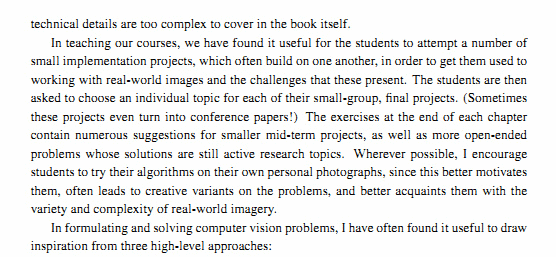
#> input picture curriculum/sample_data/imageTextN.png, 556 x 257 px
$ python 02_morphology.py
#> lines starting #> are read from the running program, lines starting #| are printed output that depends on the picture; after the words box and inside, x2 and y2 are one past the last pixel; in counts of white or black regions, pixels touching at a corner belong together
### curriculum/sample_data/__init__.py
"""
Sample Data Module
==================
Provides easy access to sample images and videos for tutorials.

Usage:
    from sample_data import get_image, get_video, SAMPLE_DIR

    # Load a sample image
    img = get_image("lena.jpg")

    # Get path to video
    video_path = get_video("vtest.avi")
"""

import os
import cv2
import numpy as np

# Directory containing sample files
SAMPLE_DIR = os.path.dirname(os.path.abspath(__file__))


def get_sample_path(filename):
    """
    Get full path to a sample file, downloading if necessary.
    """
    from .download_samples import get_sample_path as _get_path
    return _get_path(filename)


def get_image(filename, flags=cv2.IMREAD_COLOR):
    """
    Load a sample image.

    Args:
        filename: Name of the sample image (e.g., "lena.jpg")
        flags: cv2.IMREAD_COLOR, cv2.IMREAD_GRAYSCALE, etc.

    Returns:
        numpy array of the image, or None if not found

    Example:
        img = get_image("lena.jpg")
        gray = get_image("lena.jpg", cv2.IMREAD_GRAYSCALE)
    """
    filepath = get_sample_path(filename)

    if not os.path.exists(filepath):
        print(f"Warning: Sample image not found: {filename}")
        print("Run: python -m sample_data.download_samples")
        return None

    img = cv2.imread(filepath, flags)

    if img is None:
        print(f"Warning: Could not load image: {filename}")
        return None

    return img


# [63 lines left out: functions get_video, get_image_or_camera, list_samples, not called in this run]


# Common sample images for quick access
SAMPLES = {
    "face": "lena.jpg",
    "fruits": "fruits.jpg",
    "building": "building.jpg",
    "text": "imageTextN.png",
    "sudoku": "sudoku.png",
    "chessboard": "chessboard.png",
    "box": "box.png",
    "scene": "box_in_scene.png",
}


# [17 lines left out: function quick_load, not called in this run]

### curriculum/sample_data/download_samples.py
"""
Sample Data Downloader
======================
Downloads real sample images and videos for OpenCV tutorials.

Sources:
- OpenCV GitHub samples
- Public domain images

Usage:
    python download_samples.py           # Download all samples
    python download_samples.py --check   # Check which samples exist
"""

import os
import urllib.request
import sys

# Sample data directory
SAMPLE_DIR = os.path.dirname(os.path.abspath(__file__))

# Sample files to download from OpenCV GitHub
OPENCV_SAMPLES_BASE = "https://raw.githubusercontent.com/opencv/opencv/4.x/samples/data/"

SAMPLE_FILES = {
    # Basic images
    "lena.jpg": OPENCV_SAMPLES_BASE + "lena.jpg",
    "fruits.jpg": OPENCV_SAMPLES_BASE + "fruits.jpg",
    "baboon.jpg": OPENCV_SAMPLES_BASE + "baboon.jpg",
    "building.jpg": OPENCV_SAMPLES_BASE + "building.jpg",
    "starry_night.jpg": OPENCV_SAMPLES_BASE + "starry_night.jpg",
    "butterfly.jpg": OPENCV_SAMPLES_BASE + "butterfly.jpg",

    # Face detection
    "lena_face.jpg": OPENCV_SAMPLES_BASE + "lena.jpg",
    "messi5.jpg": OPENCV_SAMPLES_BASE + "messi5.jpg",

    # Feature matching
    "box.png": OPENCV_SAMPLES_BASE + "box.png",
    "box_in_scene.png": OPENCV_SAMPLES_BASE + "box_in_scene.png",
    "blox.jpg": OPENCV_SAMPLES_BASE + "blox.jpg",

    # Template matching
    "lena_tmpl.jpg": OPENCV_SAMPLES_BASE + "lena_tmpl.jpg",

    # Calibration
    "left01.jpg": OPENCV_SAMPLES_BASE + "left01.jpg",
    "left02.jpg": OPENCV_SAMPLES_BASE + "left02.jpg",
    "right01.jpg": OPENCV_SAMPLES_BASE + "right01.jpg",
    "right02.jpg": OPENCV_SAMPLES_BASE + "right02.jpg",
    "chessboard.png": OPENCV_SAMPLES_BASE + "chessboard.png",

    # Text/Document/OCR
    "imageTextN.png": OPENCV_SAMPLES_BASE + "imageTextN.png",
    "imageTextR.png": OPENCV_SAMPLES_BASE + "imageTextR.png",
    "licenseplate_motion.jpg": OPENCV_SAMPLES_BASE + "licenseplate_motion.jpg",
    "text_defocus.jpg": OPENCV_SAMPLES_BASE + "text_defocus.jpg",

    # Morphology (note: j.png may not be available in newer OpenCV versions)

    # Shapes and contours
    "pic1.png": OPENCV_SAMPLES_BASE + "pic1.png",
    "pic2.png": OPENCV_SAMPLES_BASE + "pic2.png",
    "pic3.png": OPENCV_SAMPLES_BASE + "pic3.png",
    "pic4.png": OPENCV_SAMPLES_BASE + "pic4.png",
    "pic5.png": OPENCV_SAMPLES_BASE + "pic5.png",
    "pic6.png": OPENCV_SAMPLES_BASE + "pic6.png",

    # Gradient/edges
    "sudoku.png": OPENCV_SAMPLES_BASE + "sudoku.png",

    # Histogram
    "home.jpg": OPENCV_SAMPLES_BASE + "home.jpg",

    # Image stitching / Panorama
    "Blender_Suzanne1.jpg": OPENCV_SAMPLES_BASE + "Blender_Suzanne1.jpg",
    "Blender_Suzanne2.jpg": OPENCV_SAMPLES_BASE + "Blender_Suzanne2.jpg",
    "boat1.jpg": OPENCV_SAMPLES_BASE + "boat1.jpg",
    "boat2.jpg": OPENCV_SAMPLES_BASE + "boat2.jpg",
    "boat3.jpg": OPENCV_SAMPLES_BASE + "boat3.jpg",
    "boat4.jpg": OPENCV_SAMPLES_BASE + "boat4.jpg",
    "boat5.jpg": OPENCV_SAMPLES_BASE + "boat5.jpg",
    "boat6.jpg": OPENCV_SAMPLES_BASE + "boat6.jpg",

    # Machine Learning
    "digits.png": OPENCV_SAMPLES_BASE + "digits.png",  # 5000 handwritten digits (20x20 each)

    # Videos
    "vtest.avi": OPENCV_SAMPLES_BASE + "vtest.avi",
}

# Alternative sources for common test images (if OpenCV samples are unavailable)
ALT_SOURCES = {
    # Additional images can be added here if needed
}

# Multi-View / SFM Images
# ETH3D Dataset preview images (outdoor scenes for feature matching & SFM)
# https://www.eth3d.net/datasets
ETH3D_BASE = "https://www.eth3d.net/img/"

MULTIVIEW_IMAGES = {
    # Building facade - excellent for feature matching and SFM
    "facade_view1.jpg": ETH3D_BASE + "dslr_facade.jpg",

    # Courtyard - outdoor scene with good features
    "courtyard_view1.jpg": ETH3D_BASE + "dslr_courtyard.jpg",

    # Terrace - outdoor with depth variation
    "terrace_view1.jpg": ETH3D_BASE + "dslr_terrace.jpg",

    # Playground - outdoor with structures
    "playground_view1.jpg": ETH3D_BASE + "dslr_playground.jpg",

    # Relief sculpture - good texture for matching
    "relief_view1.jpg": ETH3D_BASE + "dslr_relief.jpg",
}

# Middlebury Stereo Benchmark Datasets
# https://vision.middlebury.edu/stereo/data/
MIDDLEBURY_BASE = "https://vision.middlebury.edu/stereo/data/"

STEREO_DATASETS = {
    # Tsukuba (2001) - Classic stereo benchmark, 384x288
    "tsukuba_left.ppm": MIDDLEBURY_BASE + "scenes2001/data/tsukuba/scene1.row3.col1.ppm",
    "tsukuba_right.ppm": MIDDLEBURY_BASE + "scenes2001/data/tsukuba/scene1.row3.col3.ppm",
    "tsukuba_disp.pgm": MIDDLEBURY_BASE + "scenes2001/data/tsukuba/truedisp.row3.col3.pgm",

    # Cones (2003) - 450x375, complex geometry
    "cones_left.png": MIDDLEBURY_BASE + "scenes2003/newdata/cones/im2.png",
    "cones_right.png": MIDDLEBURY_BASE + "scenes2003/newdata/cones/im6.png",
    "cones_disp.png": MIDDLEBURY_BASE + "scenes2003/newdata/cones/disp2.png",

    # Teddy (2003) - 450x375, teddy bear scene
    "teddy_left.png": MIDDLEBURY_BASE + "scenes2003/newdata/teddy/im2.png",
    "teddy_right.png": MIDDLEBURY_BASE + "scenes2003/newdata/teddy/im6.png",
    "teddy_disp.png": MIDDLEBURY_BASE + "scenes2003/newdata/teddy/disp2.png",
}


# =============================================================================
# MOT / MCMOT - Person Detection & Re-ID Models
# =============================================================================

# YOLOv4-tiny for person detection
# https://github.com/AlexeyAB/darknet
YOLO_MODELS = {
    "yolov4-tiny.weights": "https://github.com/AlexeyAB/darknet/releases/download/yolov4/yolov4-tiny.weights",
    "yolov4-tiny.cfg": "https://raw.githubusercontent.com/AlexeyAB/darknet/master/cfg/yolov4-tiny.cfg",
    "coco.names": "https://raw.githubusercontent.com/pjreddie/darknet/master/data/coco.names",
}

# Person Re-ID Model from OpenCV Zoo
# https://github.com/opencv/opencv_zoo/tree/main/models/person_reid_youtureid
REID_MODELS = {
    "person_reid_youtu_2021nov.onnx": "https://github.com/opencv/opencv_zoo/raw/main/models/person_reid_youtureid/person_reid_youtu_2021nov.onnx",
}

# Test videos for MOT/MCMOT (using OpenCV samples)
MOT_VIDEOS = {
    # OpenCV pedestrian video - good for tracking demos
    "vtest.avi": OPENCV_SAMPLES_BASE + "vtest.avi",
}


# =============================================================================
# Machine Learning - Additional Samples
# =============================================================================

ML_SAMPLES = {
    # Handwritten digits (included in SAMPLE_FILES as digits.png)
    # Additional ML-related images
    "aero1.jpg": OPENCV_SAMPLES_BASE + "aero1.jpg",
    "aero2.jpg": OPENCV_SAMPLES_BASE + "aero2.jpg",
    "aero3.jpg": OPENCV_SAMPLES_BASE + "aero3.jpg",
}


# [119 lines left out: functions download_file, download_all, check_samples, not called in this run]


def get_sample_path(filename):
    """
    Get the full path to a sample file.
    Downloads it if it doesn't exist.

    Usage:
        from sample_data.download_samples import get_sample_path
        img = cv2.imread(get_sample_path("lena.jpg"))
    """
    filepath = os.path.join(SAMPLE_DIR, filename)

    if not os.path.exists(filepath):
        # Try to download
        if filename in SAMPLE_FILES:
            download_file(SAMPLE_FILES[filename], filename)
        elif filename in ALT_SOURCES:
            download_file(ALT_SOURCES[filename], filename)
        elif filename in MULTIVIEW_IMAGES:
            download_file(MULTIVIEW_IMAGES[filename], filename)
        elif filename in STEREO_DATASETS:
            download_file(STEREO_DATASETS[filename], filename)
        elif filename in YOLO_MODELS:
            download_file(YOLO_MODELS[filename], filename)
        elif filename in REID_MODELS:
            download_file(REID_MODELS[filename], filename)
        elif filename in MOT_VIDEOS:
            download_file(MOT_VIDEOS[filename], filename)
        elif filename in ML_SAMPLES:
            download_file(ML_SAMPLES[filename], filename)

    return filepath


# [35 lines left out: function list_available, not called in this run]


# [11 lines that do not run on import are left out]

### curriculum/02_imgproc/02_morphology.py
"""
Module 2: Image Processing - Morphological Operations
======================================================
Erosion, dilation, opening, closing, and advanced morphology.

Official Docs: https://docs.opencv.org/4.x/d9/d61/tutorial_py_morphological_ops.html

Topics Covered:
1. Erosion
2. Dilation
3. Opening (erosion + dilation)
4. Closing (dilation + erosion)
5. Gradient
6. Top Hat / Black Hat
7. Structuring Elements
"""

import cv2
import numpy as np
import os
import sys

# Add parent directory to path for sample_data import
sys.path.insert(0, os.path.join(os.path.dirname(__file__), '..'))
from sample_data import get_image, SAMPLE_DIR

print("=" * 60)
print("Module 2: Morphological Operations")
print("=" * 60)


def load_sample_image():
    """Load real sample image for morphology demo."""
    # Try to load the "j.png" sample (letter J, ideal for morphology)
    img = get_image("j.png", cv2.IMREAD_GRAYSCALE)

    if img is not None:
        print("Using sample image: j.png")
        return img

    # Fallback: try sudoku or text image
    img = get_image("imageTextN.png", cv2.IMREAD_GRAYSCALE)
#> call 2 of get_image, with filename = 'imageTextN.png', flags = 0
    if img is not None:
        _, img = cv2.threshold(img, 127, 255, cv2.THRESH_BINARY_INV)
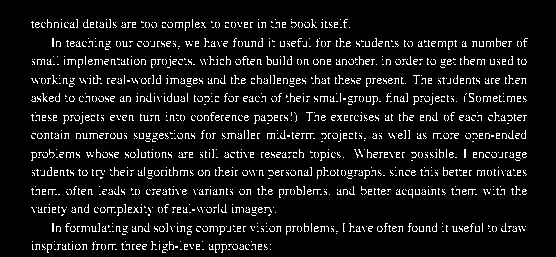
#> img: shape (257, 556); 8.2% white in thin lines or dots, all inside (x1, y1, x2, y2) = (31, 19, 528, 253)
        print("Using sample image: imageTextN.png")
        return img

    # Final fallback: create synthetic image
    print("No sample images found. Using synthetic image.")
    print("Run: python curriculum/sample_data/download_samples.py")
    img = np.zeros((300, 500), dtype=np.uint8)
    cv2.putText(img, "OpenCV", (50, 100), cv2.FONT_HERSHEY_SIMPLEX, 2, 255, 3)
    cv2.circle(img, (400, 80), 40, 255, -1)
    cv2.rectangle(img, (350, 150), (450, 250), 255, -1)

    # Add noise
    noise = np.random.random(img.shape) > 0.995
    img[noise] = 255
    return img


original = load_sample_image()


# =============================================================================
# 1. STRUCTURING ELEMENTS (KERNELS)
# =============================================================================
print("\n--- 1. Structuring Elements ---")

# Rectangle kernel
kernel_rect = cv2.getStructuringElement(cv2.MORPH_RECT, (5, 5))
print("Rectangle kernel:\n", kernel_rect)

# Ellipse kernel
kernel_ellipse = cv2.getStructuringElement(cv2.MORPH_ELLIPSE, (5, 5))
print("\nEllipse kernel:\n", kernel_ellipse)

# Cross kernel
kernel_cross = cv2.getStructuringElement(cv2.MORPH_CROSS, (5, 5))
print("\nCross kernel:\n", kernel_cross)

# Use 3x3 kernel for demos
kernel = np.ones((3, 3), np.uint8)


# =============================================================================
# 2. EROSION
# =============================================================================
print("\n--- 2. Erosion ---")

# Erosion shrinks white regions (removes pixels at boundaries)
erosion_1 = cv2.erode(original, kernel, iterations=1)
#> erosion_1: shape (257, 556); every value is 0
erosion_2 = cv2.erode(original, kernel, iterations=2)
erosion_3 = cv2.erode(original, kernel, iterations=3)

print("Erosion: Shrinks white regions, removes noise")
print("Use: Remove small white noise, separate connected objects")


# =============================================================================
# 3. DILATION
# =============================================================================
print("\n--- 3. Dilation ---")

# Dilation expands white regions (adds pixels at boundaries)
dilation_1 = cv2.dilate(original, kernel, iterations=1)
#> dilation_1: shape (257, 556); 29% white; 182 white regions (11 under 20 px), largest, box (x1, y1, x2, y2) and area: (63, 55, 147, 69) 677, (316, 166, 386, 180) 583, (64, 222, 129, 236) 532
dilation_2 = cv2.dilate(original, kernel, iterations=2)
#> dilation_2: shape (257, 556); 41.5% white; 130 white regions, largest, box (x1, y1, x2, y2) and area: (50, 221, 283, 237) 2527, (90, 239, 206, 255) 1251, (269, 91, 383, 107) 1198
dilation_3 = cv2.dilate(original, kernel, iterations=3)
#> dilation_3: shape (257, 556); 52.4% white; 7 black regions (5 under 20 px), largest, box (x1, y1, x2, y2) and area: (0, 0, 556, 257) 67511, (191, 87, 287, 93) 461

print("Dilation: Expands white regions, fills gaps")
print("Use: Fill small holes, connect nearby objects")


# =============================================================================
# 4. OPENING (Erosion followed by Dilation)
# =============================================================================
print("\n--- 4. Opening ---")

# Opening removes small white noise
opening = cv2.morphologyEx(original, cv2.MORPH_OPEN, kernel)
opening_large = cv2.morphologyEx(original, cv2.MORPH_OPEN,
                                  np.ones((5, 5), np.uint8))

print("Opening = Erosion + Dilation")
print("Use: Remove small white spots (noise) while preserving shape")


# =============================================================================
# 5. CLOSING (Dilation followed by Erosion)
# =============================================================================
print("\n--- 5. Closing ---")

# Closing fills small black holes
closing = cv2.morphologyEx(original, cv2.MORPH_CLOSE, kernel)
#> closing: shape (257, 556); 14.6% white; 238 white regions (51 under 20 px), largest, box (x1, y1, x2, y2) and area: (64, 56, 146, 68) 361, (251, 75, 306, 87) 294, (317, 167, 385, 179) 294
closing_large = cv2.morphologyEx(original, cv2.MORPH_CLOSE,
                                  np.ones((5, 5), np.uint8))
#> closing_large: shape (257, 556); 20.8% white; 151 white regions (7 under 20 px), largest, box (x1, y1, x2, y2) and area: (65, 223, 281, 235) 1264, (110, 167, 210, 179) 581, (64, 56, 146, 68) 511

print("Closing = Dilation + Erosion")
print("Use: Fill small black holes while preserving shape")


# =============================================================================
# 6. MORPHOLOGICAL GRADIENT
# =============================================================================
print("\n--- 6. Morphological Gradient ---")

# Gradient = Dilation - Erosion (gives outline)
gradient = cv2.morphologyEx(original, cv2.MORPH_GRADIENT, kernel)

print("Gradient = Dilation - Erosion")
print("Use: Find edges/boundaries of objects")


# =============================================================================
# 7. TOP HAT and BLACK HAT
# =============================================================================
print("\n--- 7. Top Hat and Black Hat ---")

# Top Hat = Original - Opening (bright spots smaller than kernel)
tophat = cv2.morphologyEx(original, cv2.MORPH_TOPHAT,
                          np.ones((15, 15), np.uint8))

# Black Hat = Closing - Original (dark spots smaller than kernel)
blackhat = cv2.morphologyEx(original, cv2.MORPH_BLACKHAT,
                            np.ones((15, 15), np.uint8))
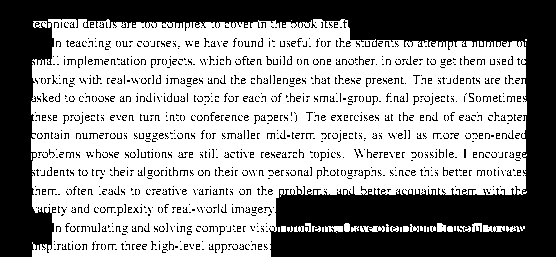
#> blackhat: shape (257, 556); 60.3% white; 1270 black regions (1234 under 20 px), largest, box (x1, y1, x2, y2) and area: (0, 0, 556, 257) 47093, (247, 58, 255, 65) 25, (93, 75, 101, 84) 25

print("Top Hat: Highlights bright spots smaller than kernel")
print("Black Hat: Highlights dark spots smaller than kernel")


# =============================================================================
# 8. PRACTICAL EXAMPLE: Text Cleaning
# =============================================================================
print("\n--- 8. Practical: Text Cleaning ---")

# Simulate dirty scanned text
dirty_text = original.copy()

# Add random noise
noise = np.random.random(dirty_text.shape) > 0.97
dirty_text[noise] = 255
#> dirty_text: shape (257, 556); 11% white in thin lines or dots

# Clean using opening
cleaned_text = cv2.morphologyEx(dirty_text, cv2.MORPH_OPEN, kernel)

# Then close to fill gaps
cleaned_text = cv2.morphologyEx(cleaned_text, cv2.MORPH_CLOSE, kernel)

print("Cleaned noisy text using Opening + Closing")


# =============================================================================
# VISUALIZATION
# =============================================================================
def show_demo():
    """Display morphological operations demo."""

    # Erosion demo
    erosion_row = np.hstack([original, erosion_1, erosion_2, erosion_3])
    erosion_row = cv2.resize(erosion_row, (1000, 150))
#> erosion_row: shape (150, 1000)

    labels = ["Original", "Erode x1", "Erode x2", "Erode x3"]
    for i, label in enumerate(labels):
        cv2.putText(erosion_row, label, (i * 250 + 10, 20),
                   cv2.FONT_HERSHEY_SIMPLEX, 0.5, 200, 1)
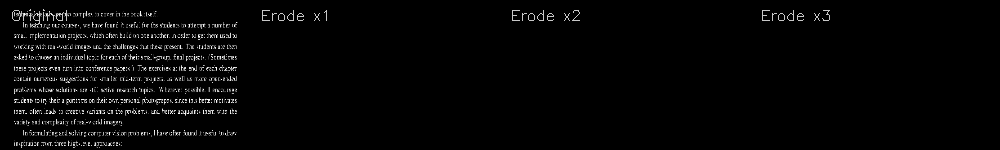
#> erosion_row: shape (150, 1000); min 0, max 255, mean 5.9

    cv2.imshow("Erosion", erosion_row)

    # Dilation demo
    dilation_row = np.hstack([original, dilation_1, dilation_2, dilation_3])
#> dilation_row: shape (257, 2224); 32.8% white; 1832 white regions (1466 under 20 px), largest, box (x1, y1, x2, y2) and area: (1696, 72, 2128, 108) 10714, (1697, 220, 2197, 256) 9601, (1697, 146, 2198, 182) 7682
    dilation_row = cv2.resize(dilation_row, (1000, 150))
#> dilation_row: shape (150, 1000)

    labels = ["Original", "Dilate x1", "Dilate x2", "Dilate x3"]
    for i, label in enumerate(labels):
        cv2.putText(dilation_row, label, (i * 250 + 10, 20),
                   cv2.FONT_HERSHEY_SIMPLEX, 0.5, 200, 1)
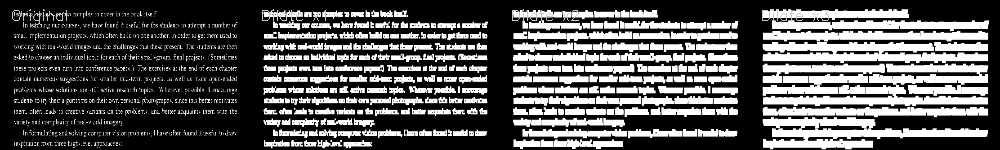
#> dilation_row: shape (150, 1000); min 0, max 255, mean 84

    cv2.imshow("Dilation", dilation_row)

    # Open/Close demo
    oc_row = np.hstack([original, opening, closing, gradient])
#> oc_row: shape (257, 2224); 13% white; 1920 white regions (1517 under 20 px), largest, box (x1, y1, x2, y2) and area: (1731, 55, 1815, 69) 677, (1984, 166, 2054, 180) 583, (1732, 222, 1797, 236) 532
    oc_row = cv2.resize(oc_row, (1000, 150))
#> oc_row: shape (150, 1000)

    labels = ["Original", "Opening", "Closing", "Gradient"]
    for i, label in enumerate(labels):
        cv2.putText(oc_row, label, (i * 250 + 10, 20),
                   cv2.FONT_HERSHEY_SIMPLEX, 0.5, 200, 1)
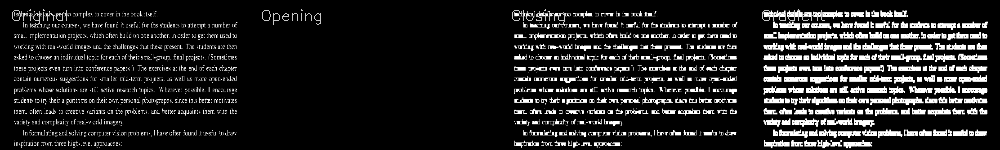
#> oc_row: shape (150, 1000); min 0, max 255, mean 33.6

    cv2.imshow("Opening / Closing / Gradient", oc_row)

    # Top Hat / Black Hat
    hat_row = np.hstack([original, tophat, blackhat])
#> hat_row: shape (257, 1668); 25.6% white; 3078 white regions (2966 under 20 px), largest, box (x1, y1, x2, y2) and area: (1143, 19, 1639, 257) 84889, (1595, 225, 1617, 232) 111, (1472, 226, 1497, 232) 108
    hat_row = cv2.resize(hat_row, (750, 150))
#> hat_row: shape (150, 750)

    labels = ["Original", "Top Hat", "Black Hat"]
    for i, label in enumerate(labels):
        cv2.putText(hat_row, label, (i * 250 + 10, 20),
                   cv2.FONT_HERSHEY_SIMPLEX, 0.5, 200, 1)
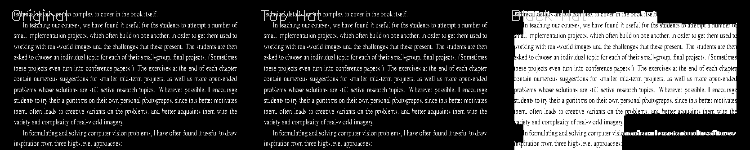
#> hat_row: shape (150, 750); min 0, max 255, mean 65.7

    cv2.imshow("Top Hat / Black Hat", hat_row)

    # Text cleaning
    text_row = np.hstack([dirty_text, cleaned_text])
#> text_row: shape (257, 1112); 5.5% white in thin lines or dots, all inside (x1, y1, x2, y2) = (0, 0, 556, 257)
    text_row = cv2.resize(text_row, (500, 150))
#> text_row: shape (150, 500)

    cv2.putText(text_row, "Dirty", (10, 20),
               cv2.FONT_HERSHEY_SIMPLEX, 0.5, 200, 1)
    cv2.putText(text_row, "Cleaned", (260, 20),
               cv2.FONT_HERSHEY_SIMPLEX, 0.5, 200, 1)
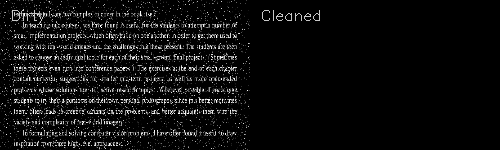
#> text_row: shape (150, 500); min 0, max 255, mean 14.5

    cv2.imshow("Text Cleaning", text_row)

    print("\nPress any key to close...")
    cv2.waitKey(0)
    cv2.destroyAllWindows()


if __name__ == "__main__":
    print("\n" + "=" * 60)
    print("Running morphology demonstrations...")
    print("=" * 60)
    show_demo()
